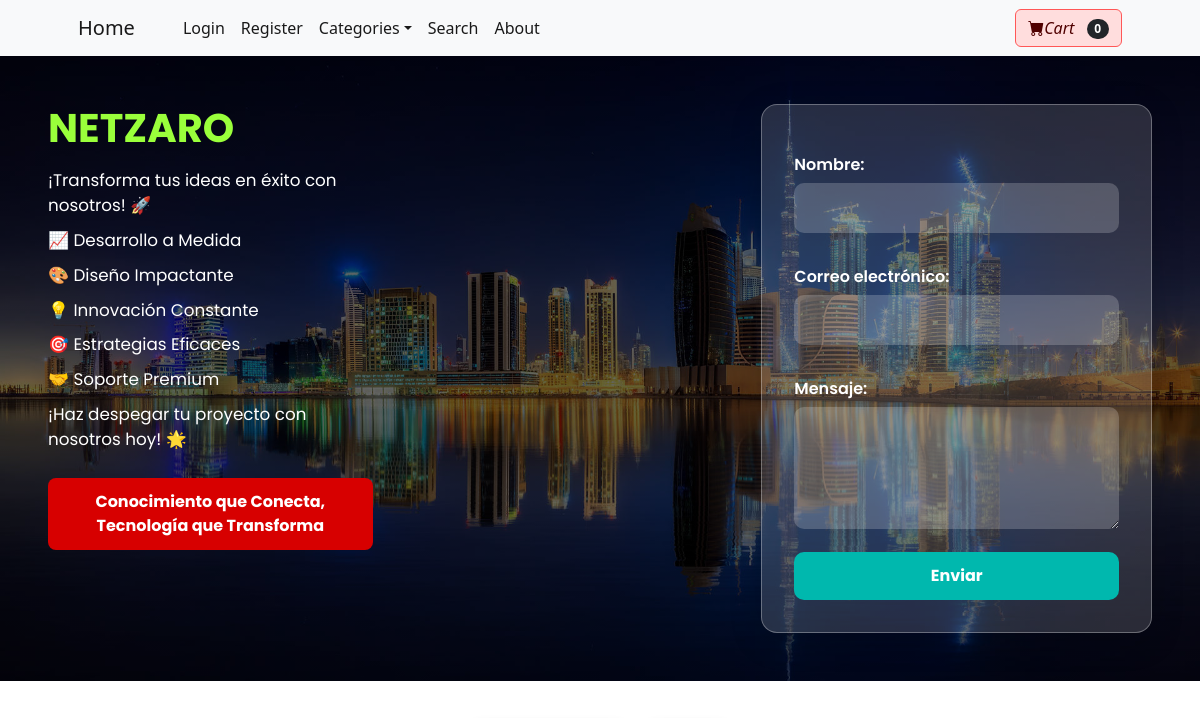
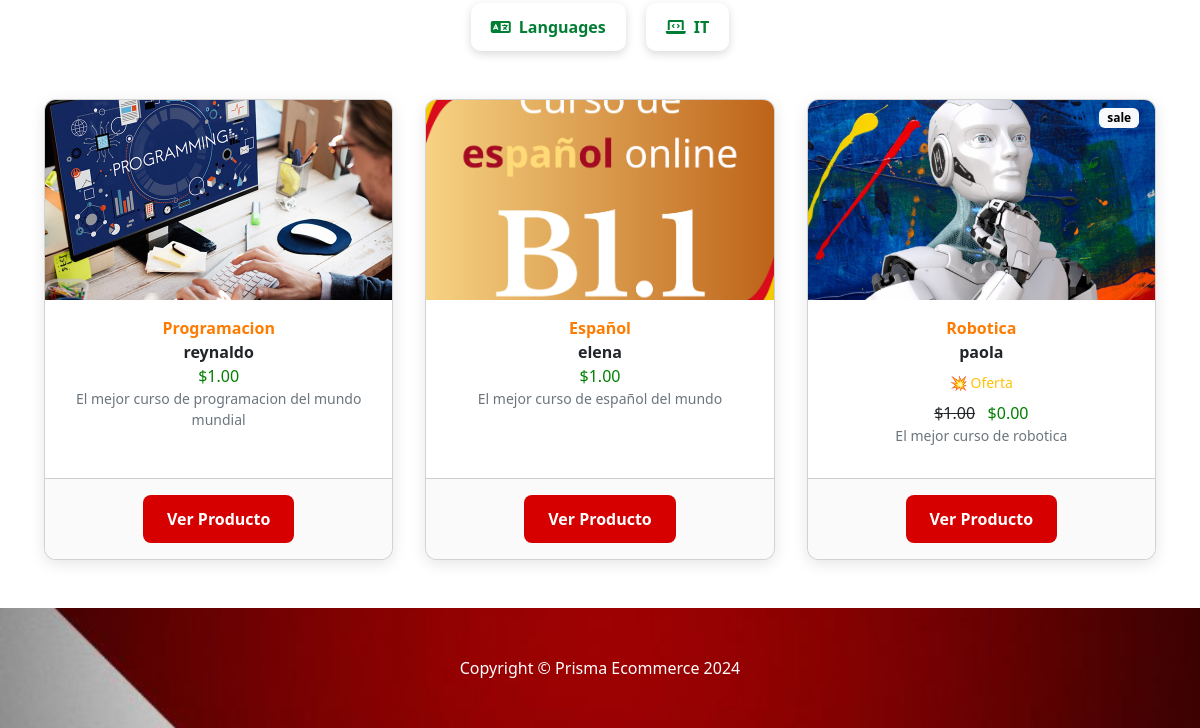
The app's page /, older data (2 pictures, top to bottom).
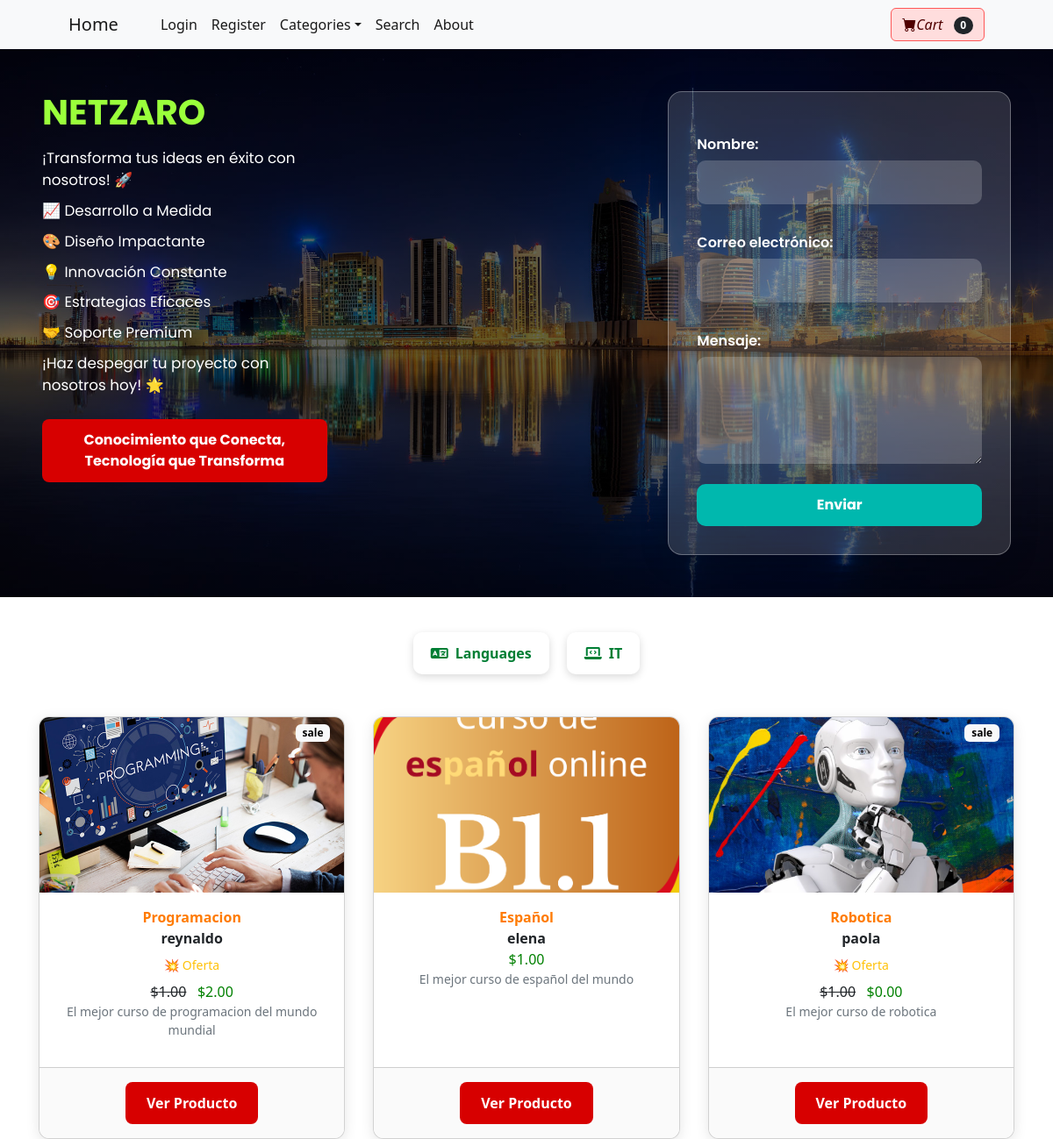
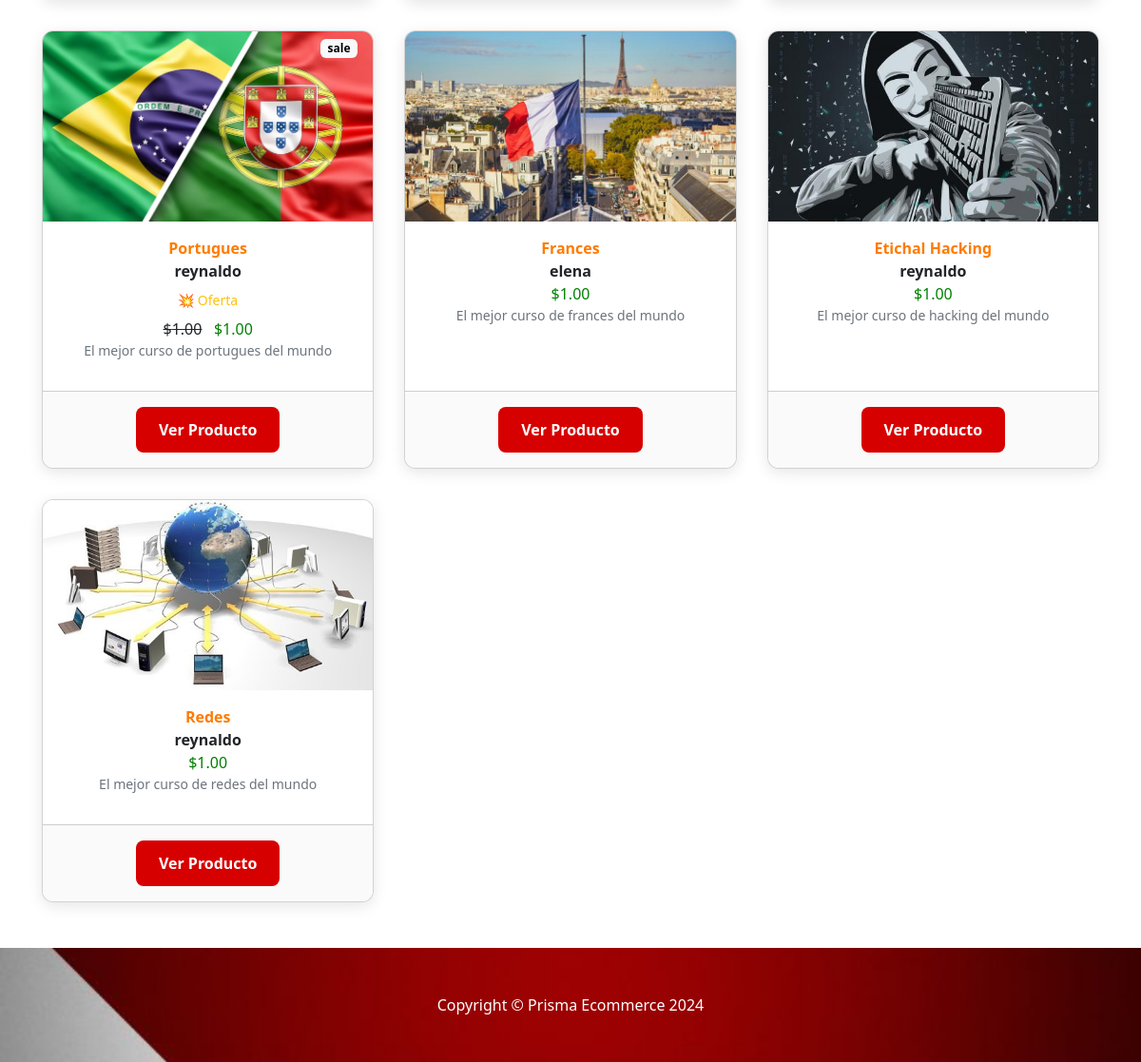
The same page, newer data (2 pictures, top to bottom).
### store/models.py (models this page shows, shortened)
class Product(models.Model):
    name = models.CharField(max_length=100)
    user = models.ForeignKey(User, on_delete=models.CASCADE)
    price = models.DecimalField(default=0, decimal_places=2, max_digits=6)
    category = models.ForeignKey(Category, on_delete=models.CASCADE, default=1)
    description = models.CharField(max_length=250, default='', blank=True, null=True)
    image = models.ImageField(upload_to='uploads/product')
    is_sale = models.BooleanField(default=False)
    sale_price = models.DecimalField(default=0, decimal_places=2, max_digits=6)
    pay_method = models.CharField(max_length=250, null=True)
    video = models.FileField(upload_to="video", null=True)
    created_day = models.DateTimeField(default=timezone.now)

### store/views.py (the view)
# urls.py: path('', views.index, name='index'),
def index(request):
    products = Product.objects.all()
    return render(request, 'index.html', {'products':products})

### cart/cart.py (called while the page is built)
    def __len__(self):
        return len(self.cart)

### cart/context_processors.py (called while the page is built)
def cart(request):
    return {'cart': Cart(request)}

### store/templates/index.html (shortened to what this page needs)
{% extends 'base.html' %}
{% block content %}
<section style="font-family: 'Poppins', sans-serif;;" class="horizontal-section">
    <div class="slogan-text">
        <h2>NETZARO</h2>
        <p>¡Transforma tus ideas en éxito con nosotros! 🚀</p>
        <p>📈 Desarrollo a Medida</p>
        <p>🎨 Diseño Impactante</p>
        <p>💡 Innovación Constante</p>
        <p>🎯 Estrategias Eficaces</p>
        <p>🤝 Soporte Premium</p>
        <p>¡Haz despegar tu proyecto con nosotros hoy! 🌟</p>
        <a href="#" class="btn btn-danger mt-3">Conocimiento que Conecta, Tecnología que Transforma</a>
    </div>
    <div class="logo-image">
    </div>
    <div class="form-horizontal">
        <form action="#" method="POST">
            <label for="name">Nombre:</label>
            <input type="text" id="name" name="name" required>
            <label for="email">Correo electrónico:</label>
            <input type="email" id="email" name="email" required>
            <label for="message">Mensaje:</label>
            <textarea id="message" name="message" rows="4" required></textarea>
            <button type="submit">Enviar</button>
        </form>
    </div>
</section>
<link rel="stylesheet" href="https://cdnjs.cloudflare.com/ajax/libs/font-awesome/6.0.0/css/all.min.css">
<div style="margin-top: 40px; margin-bottom: 0px;" class="category-links">
    <a href="{% url 'category' 'Languages' %}">
        <i class="fa-solid fa-language me-2"></i> Languages
    </a>
    <a href="{% url 'category' 'IT' %}">
        <i class="fa-solid fa-laptop-code me-2"></i> IT
    </a>
</div>
<section class="product-section">
    <div class="container-fluid">
        <div class="product-grid">
            {% for product in products %}
                <div class="card">
                    {% if product.is_sale %}
                        <div class="badge bg-light text-black position-absolute" style="top: 0.5rem; right: 1rem;">sale</div>
                    {% endif %}
                    <img class="card-img-top" src="{{ product.image.url }}" alt="{{ product.name }}">
                    <div class="card-body">
                        <a style="color: #ff7b00;" href="{% url 'product' product.id %}">{{ product.name }}</a><br>
                        <a class="text-dark fw-bold" href="{% url 'user_information' product.user.username %}">{{ product.user.username }}</a><br>
                        {% if product.is_sale %}
                            <div class="text-warning small my-2">💥 Oferta</div>
                            <strike>${{ product.price }}</strike> &nbsp; <span style="color: green;">${{ product.sale_price }}</span>
                        {% else %}
                            <div style="color: green;">${{ product.price }}</div>
                        {% endif %}
                        <p class="text-muted small">{{ product.description }}</p>
                    </div>
                    <div class="card-footer">
                        <a class="btn btn-danger" href="{% url 'product' product.id %}">Ver Producto</a>
                    </div>
                </div>
            {% endfor %}
        </div>
    </div>
</section>
{% endblock %}

### store/templates/base.html (shortened to what this page needs)
{% load static%}
<!DOCTYPE html>
<html lang="en">
    <head>
        <link href="https://cdn.jsdelivr.net/npm/bootstrap-icons@1.5.0/font/bootstrap-icons.css" rel="stylesheet" />
        <link href="{% static 'css/styles.css' %}" rel="stylesheet" />
    </head>
    <body>
        {% include 'navbar.html' %}
        {% block content %}
        {% endblock %}
        <footer style="background: url('/static/assets/fondo1.jpg') center/cover no-repeat; "  class="py-5 bg-dark">
            <div class="container"><p class="m-0 text-center text-white">Copyright &copy; Prisma Ecommerce 2024</p></div>
        </footer>
    </body>
</html>

### store/templates/navbar.html (shortened to what this page needs)
<nav style="background-color: #ffffff;" class="navbar navbar-expand-lg navbar-light bg-light">
    <div class="container px-4 px-lg-5">
        <a class="navbar-brand" href="{% url 'index' %}">Home</a>
        <div class="collapse navbar-collapse" id="navbarSupportedContent">
            <ul class="navbar-nav me-auto mb-2 mb-lg-0 ms-lg-4">
                {% if user.is_authenticated %}
                <li class="nav-item dropdown">
                    <a style="text-transform: capitalize;" class="nav-link active dropdown-toggle" id="navbarDropdown" href="#" role="button" data-bs-toggle="dropdown" aria-expanded="false">{{request.user.username}} profile</a>
                    <ul class="dropdown-menu" aria-labelledby="navbarDropdown">
                        <li><a class="dropdown-item" href="{% url 'update_user' %}">User Profile</a></li>
                        <li><hr class="dropdown-divider" /></li>
                        <li><a class="dropdown-item" href="{% url 'update_info' %}">User Info</a></li>
                    </ul>
                </li>
                <li class="nav-item dropdown">
                    <a class="nav-link active dropdown-toggle" id="navbarDropdown" href="#" role="button" data-bs-toggle="dropdown" aria-expanded="false">Orders</a>
                    <ul class="dropdown-menu" aria-labelledby="navbarDropdown">
                        <li><a class="dropdown-item" href="{% url 'shipped_dash' %}">Shipped Orders</a></li>
                        <li><hr class="dropdown-divider" /></li>
                        <li><a class="dropdown-item" href="{% url 'not_shipped_dash' %}">Un-Shipped Orders</a></li>
                    </ul>
                </li>
                <li class="nav-item"><a class="nav-link active" href="{% url 'logout' %}">Logout</a></li>
                {% else %}
                <li class="nav-item"><a class="nav-link active" href="{% url 'login' %}">Login</a></li>
                <li class="nav-item"><a class="nav-link active" href="{% url 'register' %}">Register</a></li>
                {% endif %}
                <li class="nav-item dropdown">
                    <a class="nav-link active dropdown-toggle" id="navbarDropdown" href="#" role="button" data-bs-toggle="dropdown" aria-expanded="false">Categories</a>
                </li>
                <li class="nav-item"><a class="nav-link active" aria-current="page" href="{% url 'search' %}">Search</a></li>
                <li class="nav-item"><a class="nav-link active" href="{% url 'about' %}">About</a></li>
            </ul>
            <form class="d-flex">
                <a style="background-color: #ffdddd !important; border-color: #ff5757; color: #500000;" href="{% url 'cart_summary' %}" class="btn btn-outline-dark"><i class="bi-cart-fill me-1">Cart</i>
                    <span class="badge bg-dark text-white ms-1 rounded-pill" id="cart_quantity">{{ cart|length }}</span>
                </a>
            </form>
        </div>
    </div>
</nav>

### store/templates/index.html (style rules this page uses)
.horizontal-section { display: flex; flex-wrap: wrap; justify-content: center; gap: 2rem; padding: 3rem; background: linear-gradient(to right, rgba(0,0,0,0.6), rgba(0,0,0,0.6)), url('/static/assets/fondo.jpg') center/cover no-repeat; color: white; }
.slogan-text { flex: 1; min-width: 280px; }
.slogan-text h2 { font-size: 2.5rem; color: #9aff3b; font-weight: 700; margin-bottom: 1rem; }
.slogan-text p { font-size: 1.05rem; margin-bottom: 0.6rem; }
.logo-image { flex: 1; display: flex; justify-content: center; }
.form-horizontal { flex: 1; min-width: 280px; background: rgba(255, 255, 255, 0.15); backdrop-filter: blur(0px); -webkit-backdrop-filter: blur(12px); padding: 2rem; border-radius: 16px; box-shadow: 0 8px 32px rgba(0,0,0,0.2); border: 1px solid rgba(255, 255, 255, 0.3); color: white; }
.form-horizontal label { font-weight: 600; color: #ffffff; margin-top: 1rem; display: block; }
.form-horizontal input, .form-horizontal textarea { width: 100%; padding: 0.8rem; margin-top: 0.4rem; margin-bottom: 1rem; border-radius: 10px; border: none; background: rgba(255, 255, 255, 0.2); color: #ffffff; font-size: 1rem; transition: all 0.3s ease; }
.form-horizontal input::placeholder, .form-horizontal textarea::placeholder { color: #e0e0e0; }
.form-horizontal button { width: 100%; padding: 0.75rem; background-color: #00b8ae; color: white; border: none; border-radius: 10px; font-weight: bold; font-size: 1rem; cursor: pointer; transition: background-color 0.3s ease; }
.category-links { display: flex; justify-content: center; gap: 20px; margin-top: 2rem; margin-bottom: 0; }
.category-links a { display: flex; align-items: center; padding: 12px 20px; border-radius: 10px; background-color: white; color: #007e34; font-weight: bold; text-decoration: none; box-shadow: 0 3px 10px rgba(0,0,0,0.15); transition: all 0.3s ease; }
.product-section { padding: 3rem 2rem; background-color: #ffffff; }
.product-grid { display: grid; grid-template-columns: repeat(auto-fill, minmax(280px, 1fr)); gap: 2rem; }
.card { border-radius: 12px; overflow: hidden; box-shadow: 0 4px 15px rgba(0,0,0,0.1); background: #fff; transition: transform 0.3s ease; }
.card-img-top { height: 200px; object-fit: cover; }
.card-body { padding: 1rem; text-align: center; }
.card-body a { font-weight: 600; text-decoration: none; }
.card-footer { padding: 1rem; background: #fafafa; text-align: center; }
.btn-danger { background-color: #d70000; border: none; padding: 0.75rem 1.5rem; border-radius: 8px; font-weight: bold; transition: background-color 0.3s ease; color: white; text-decoration: none; }

Row changes from the older to the newer data that the page shows:
changed Product "Programacion": is_sale False → True (drawn); sale_price (not shown) → "2.00"
added Product: is_sale "sale", image (picture), name "Portugues", user.username "reynaldo", price "1.00", sale_price "1.00", description "El mejor curso de portugues del mundo"
added Product: image (picture), name "Frances", user.username "elena", price "1.00", description "El mejor curso de frances del mundo"
added Product: image (picture), name "Etichal Hacking", user.username "reynaldo", price "1.00", description "El mejor curso de hacking del mundo"
added Product: image (picture), name "Redes", user.username "reynaldo", price "1.00", description "El mejor curso de redes del mundo"
